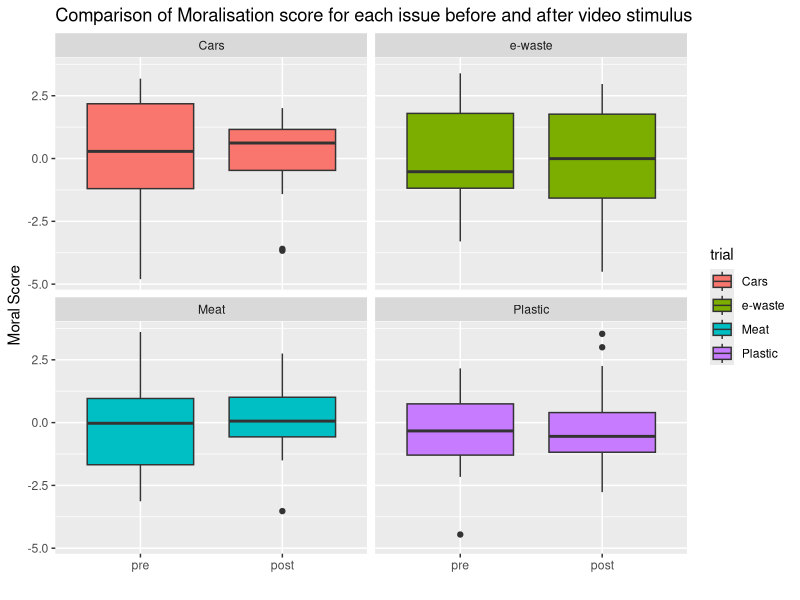

The R source for this figure:
## ---- chunk 1
knitr::opts_chunk$set(echo = TRUE)
## ---- chunk 2
library(tidyverse)
library(xtable)
library(rstatix)

## PAUL SETTINGS
setwd("E:/R stuff/Moralisation")

## ---- chunk 3
#create dataframe
# number of participants
n <- 30

# set covariate values of familiarity
f1 <- rnorm(1, 0, 2)
f2 <- rnorm(1, 0, 2)
f3 <- rnorm(1, 0, 2)
f4 <- rnorm(1, 0, 2)

df <- data.frame('PID' = sort(rep(1:n, 4)), 'trial' = rep(c('Cars', 'Meat', 'Plastic', 'e-waste'), n), 'pre_post' = c(rep('pre',n*2), rep('post',n*2)))

df$moral_score <- rnorm(n*4, 0, 2)
df$trial <- factor(df$trial)                                                                                   
df$pre_post <- ordered(df$pre_post, levels = c("pre", "post"))
df$PID <- factor(df$PID)

## ---- chunk 4
df %>% group_by(trial, pre_post) %>% summarise(mean = mean(moral_score))

print(xtable(df %>% group_by(trial, pre_post) %>% summarise(mean = mean(moral_score))), type="html", file="example.html")

df %>% ggplot(aes(x=pre_post, y=moral_score, fill=trial))  + facet_wrap(df$trial) + geom_boxplot() + ggtitle("Comparison of Moralisation score for each issue before and after video stimulus") + ylab("Moral Score") + xlab("")

## ---- chunk 5

#Simple paired t-test
x <- df %>% filter(trial == 'Cars', pre_post == 'pre') %>% select(moral_score)
y <- df %>% filter(trial == 'Cars', pre_post == 'post') %>% select(moral_score)
t.test(x[,1], y[,1], paired = TRUE, alternative = "two.sided")

